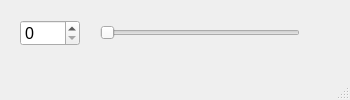
<?xml version="1.0" encoding="UTF-8"?>
<ui version="4.0">
 <class>MainWindow</class>
 <widget class="QMainWindow" name="MainWindow">
  <property name="geometry">
   <rect>
    <x>0</x>
    <y>0</y>
    <width>350</width>
    <height>100</height>
   </rect>
  </property>
  <property name="minimumSize">
   <size>
    <width>350</width>
    <height>100</height>
   </size>
  </property>
  <property name="maximumSize">
   <size>
    <width>350</width>
    <height>100</height>
   </size>
  </property>
  <property name="windowTitle">
   <string>MainWindow</string>
  </property>
  <widget class="QWidget" name="centralwidget">
   <widget class="QSpinBox" name="sb">
    <property name="geometry">
     <rect>
      <x>20</x>
      <y>20</y>
      <width>60</width>
      <height>26</height>
     </rect>
    </property>
    <property name="font">
     <font>
      <pointsize>12</pointsize>
     </font>
    </property>
    <property name="maximum">
     <number>100</number>
    </property>
   </widget>
   <widget class="QSlider" name="sl">
    <property name="geometry">
     <rect>
      <x>100</x>
      <y>20</y>
      <width>200</width>
      <height>26</height>
     </rect>
    </property>
    <property name="maximum">
     <number>100</number>
    </property>
    <property name="orientation">
     <enum>Qt::Horizontal</enum>
    </property>
   </widget>
  </widget>
  <widget class="QStatusBar" name="statusbar"/>
 </widget>
 <resources/>
 <connections/>
</ui>
